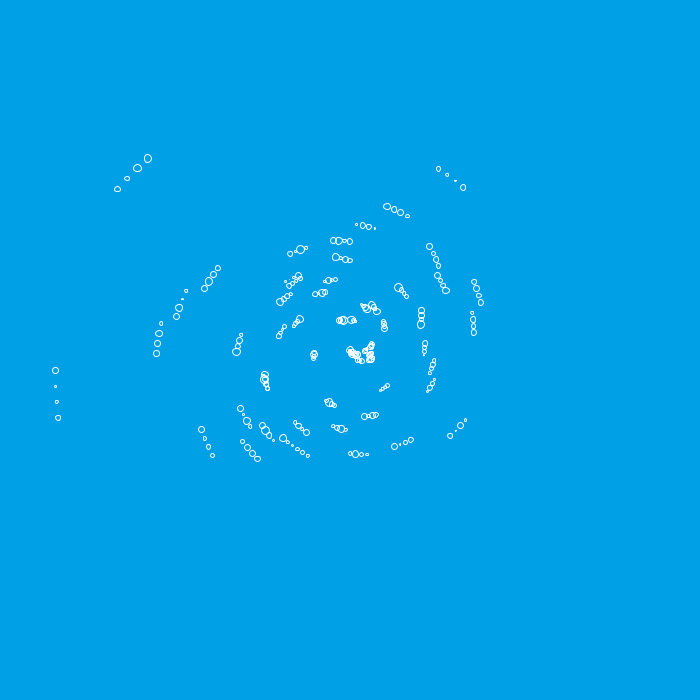
Frame 1 (no input)
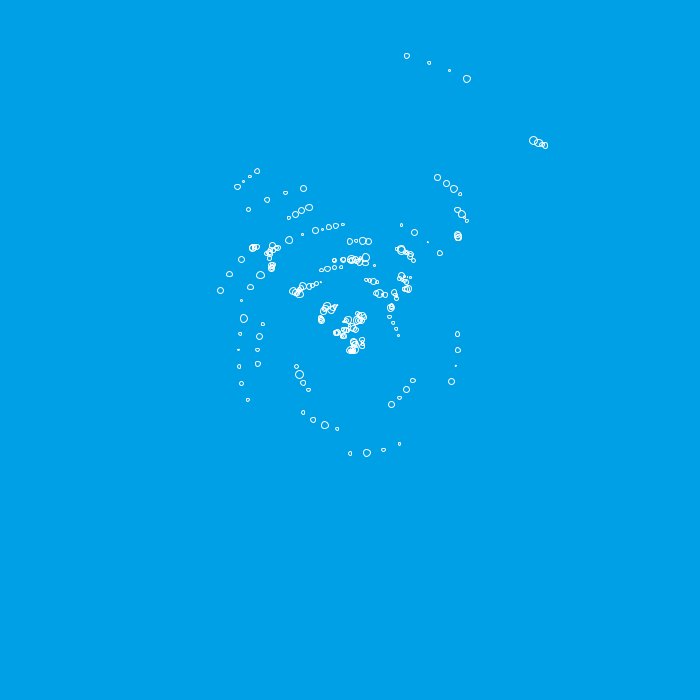
Frame 60 (the mouse pressed at the canvas centre just before this capture)
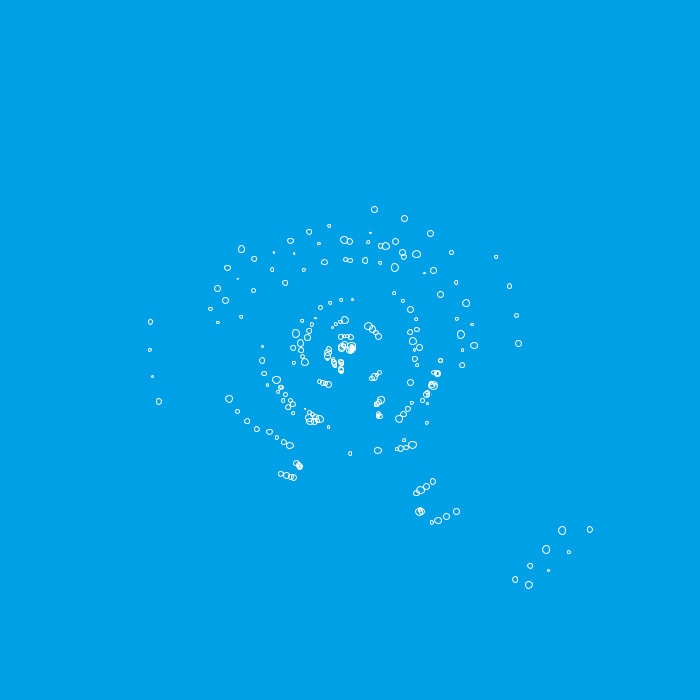
Frame 120 (the mouse held since frame 60 and released just before this capture)

The Processing sketch that drew these frames (run headless with seeded random() and noise(); from frame 60 on, the mouse is pressed at the canvas centre):

// Processing sketch: processing_181090
// ── processing_181090.pde

Bubble b;
color c;

void setup(){
  size(700, 700);
 
  noStroke();
  background(0,160,230);
  b= new Bubble(150,50,8,4);
  c=color(random(255),random(255),random(255));
  


}

 
void draw()
{

  stroke(255);
  noFill();
  translate(width/2, height/2);
  background(0,160,230);
   

  
 
   for(int i = 0; i < 700; i+=3)
  {
    float n = sin(radians(i));
    float x = sin(radians(i+frameCount*(n*2)))*(i/( noise(i/12)*10));
    float y = cos(radians(i+frameCount*(n*2)))*(i/( noise(i/12)*10));
    ellipse(x, y, noise(i)*10 , noise(i)*10);
    
   
    
  }
}

void mouseClicked()
{
  b.drawBubble();
}


class Bubble

{
  float xpos;
  float ypos;
  float xvel;
  float yvel;
  float size;

  
   Bubble(float x, float y, float xv, float yv)
  {
    xpos = x;
    ypos = y;
    xvel = xv;
    yvel = yv;
    size = 20;

  }
  void drawBubble()
  {
    
    
    ellipse(xpos,ypos,size,size);
    noFill();
    stroke(0);
  }

}
